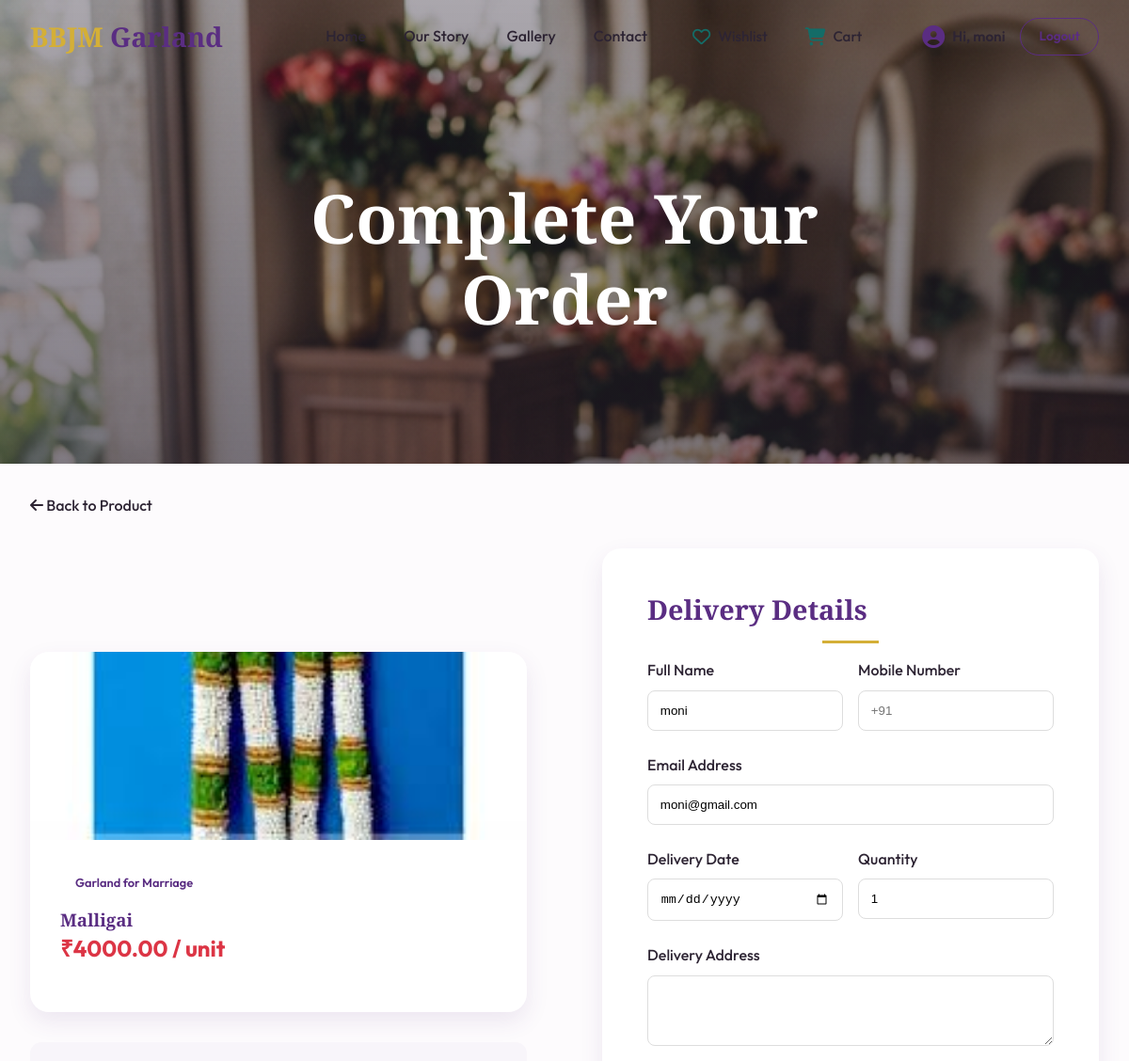
/order/3/ (signed in, upper part), run on an earlier commit of the app's database.
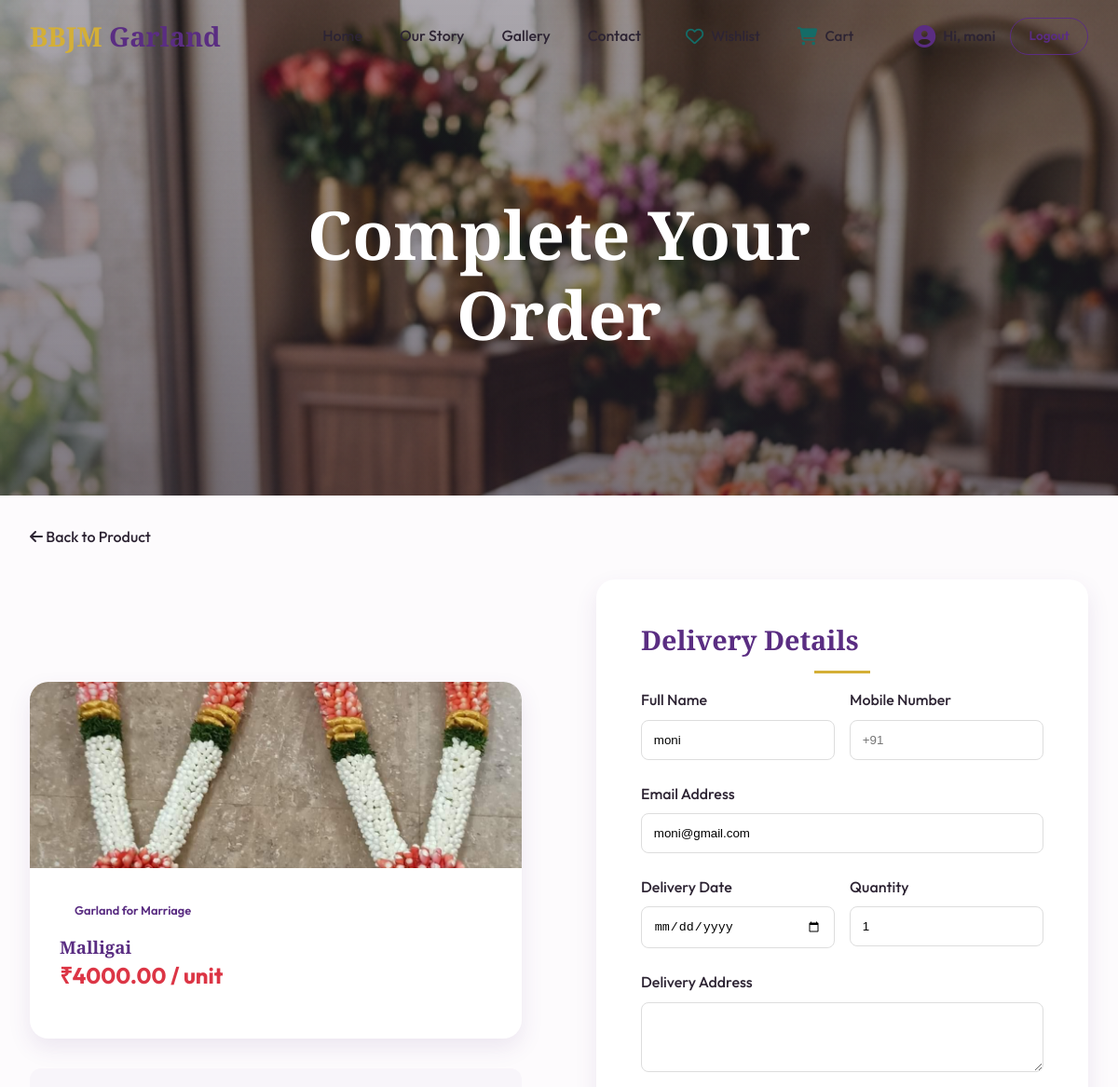
And on a later commit of the database.
### app/models.py (models this page shows, shortened)
class Post(models.Model):
    CATEGORY_CHOICES = [
        ('garland', 'Garland for Marriage'),
        ('marriage', 'Decoration for Marriage'),
        ('gods', 'Gods Decoration'),
        ('gods_decoration', 'Gods Garland '),
        ('others', 'Others'),
    ]
    title = models.CharField(max_length=200)
    description = models.TextField()
    image = models.ImageField(upload_to='garlands/')
    category = models.CharField(max_length=20, choices=CATEGORY_CHOICES, default='garland')
    price = models.DecimalField(max_digits=10, decimal_places=2, default=0.00)
    created_at = models.DateTimeField(auto_now_add=True)
    def get_category_display_name(self):
        return dict(self.CATEGORY_CHOICES).get(self.category, self.category)

### app/views.py (the view, shortened to what this page needs)
# urls.py: path('order/<int:post_id>/', views.create_order, name='create_order'),
@login_required(login_url='login')
def create_order(request, post_id):
    post = get_object_or_404(Post, id=post_id)
    return render(request, 'user_page/create_order.html', {'post': post})

### app/context_processors.py (called while the page is built)
def user_orders(request):
    if request.user.is_authenticated:
        orders = Order.objects.filter(user=request.user).order_by('-created_at')
        return {'user_orders': orders}
    return {'user_orders': []}

### app/models.py (called while the page is built)
    def get_status_display_color(self):
        status_colors = {
            'pending': '#ffc107',    # Amber/Gold
            'processing': '#007bff', # Royal Blue
            'completed': '#28a745',  # Emerald Green
            'cancelled': '#dc3545',  # Rose Red
        }
        return status_colors.get(self.status, '#6c757d')

    def get_status_display_name(self):
        return dict(self.STATUS_CHOICES).get(self.status, self.status)

### app/templates/user_page/create_order.html (shortened to what the changed rows need)
{% extends 'base.html' %}
{% load static %}
{% block content %}
<section class="hero" style="height: 30vh; min-height: 250px; clip-path: none; background-position: top;">
    <div class="hero-content">
        <h1>Complete Your Order</h1>
    </div>
</section>
<div class="container section-padding">
    <div class="about-grid">
        <div class="order-summary-card">
            <article class="card">
                <div class="card-img-wrapper" style="height: 200px;">
                    {% if post.image %}
                        <img src="{{ post.image.url }}" alt="{{ post.title }}">
                    {% endif %}
                </div>
                <div class="card-body">
                    <span class="card-badge" style="position: static;">{{ post.get_category_display_name }}</span>
                    <h3 style="margin-top: 1rem;">{{ post.title }}</h3>
                    <p class="card-price">₹{{ post.price }} / unit</p>
                </div>
            </article>
        </div>
        <div class="order-form-wrapper" style="background: white; padding: 3rem; border-radius: var(--radius-lg); box-shadow: var(--shadow-md);">
            <h2 class="section-title" style="text-align: left; font-size: 1.8rem;">Delivery Details</h2>
        </div>
    </div>
</div>
{% endblock %}

What changed in the data, as far as the page shows it:
changed Post "Malligai": image: a different picture
